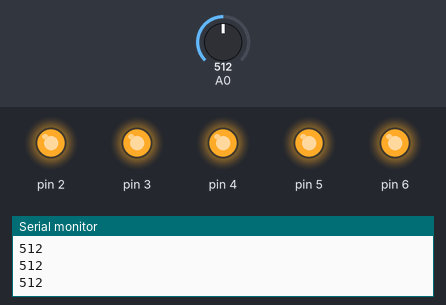
A sketch run on a simulated Arduino Uno, built with avr-gcc and run on an emulated ATmega328P. Shown: output pins drawn as LEDs (lit = HIGH), the last lines printed to the serial monitor. The inputs (shaded band) are chosen by the test bench; at power-on: A0 = 512.

Above: at 1.2 s.
1.3 s: A0 set to 12
2.8 s: A0 set to 9
At 4.0 s:
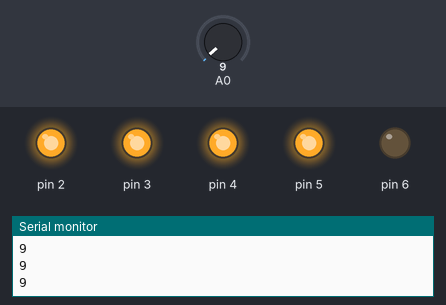
4.3 s: A0 set to 0
At 5.2 s:
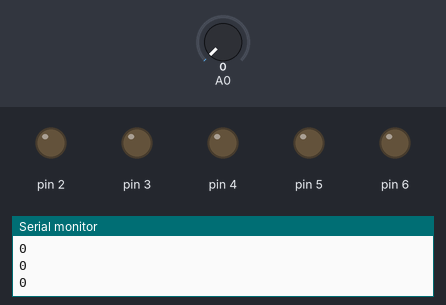
5.8 s: A0 set to 16
At 6.4 s:
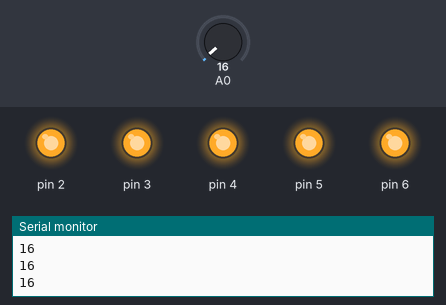
Timing chart, 0 to 8.3 s (numbered marks = the images above; inputs shaded):
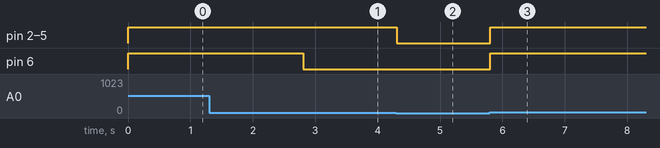

The sketch:

Piezo.ino
```cpp
/*Piezo sensor with Arduino.
  Serial monitor readings.
  created by the SriTu Tech team.
  Read the code below and use it for any of your creation
*/
void setup() {
  Serial.begin(9600);//enable serial monitor
  for (byte a = 2; a <= 6; a++) {
    pinMode(a, OUTPUT);
  }
}

void loop() {
  int value = analogRead(A0);//read analog value and put in to the variable
  Serial.println(value);//print serial monitor

  for (int a = 1; a <= 5; a++) {
    if (value > a * 2) {
      digitalWrite(a + 1, HIGH);
    } else {
      digitalWrite(a + 1, LOW);
    }
  }
}
```

Measured:
- the behaviour switches between 11 and 10 on A0 (found by bisection; images 0 and 1)
- after the input at 2.8 s, pin 6: HIGH → LOW at once
- after the input at 4.3 s, pin 2–5: HIGH → LOW at once
- after the input at 5.8 s, pin 2–6: LOW → HIGH at once
